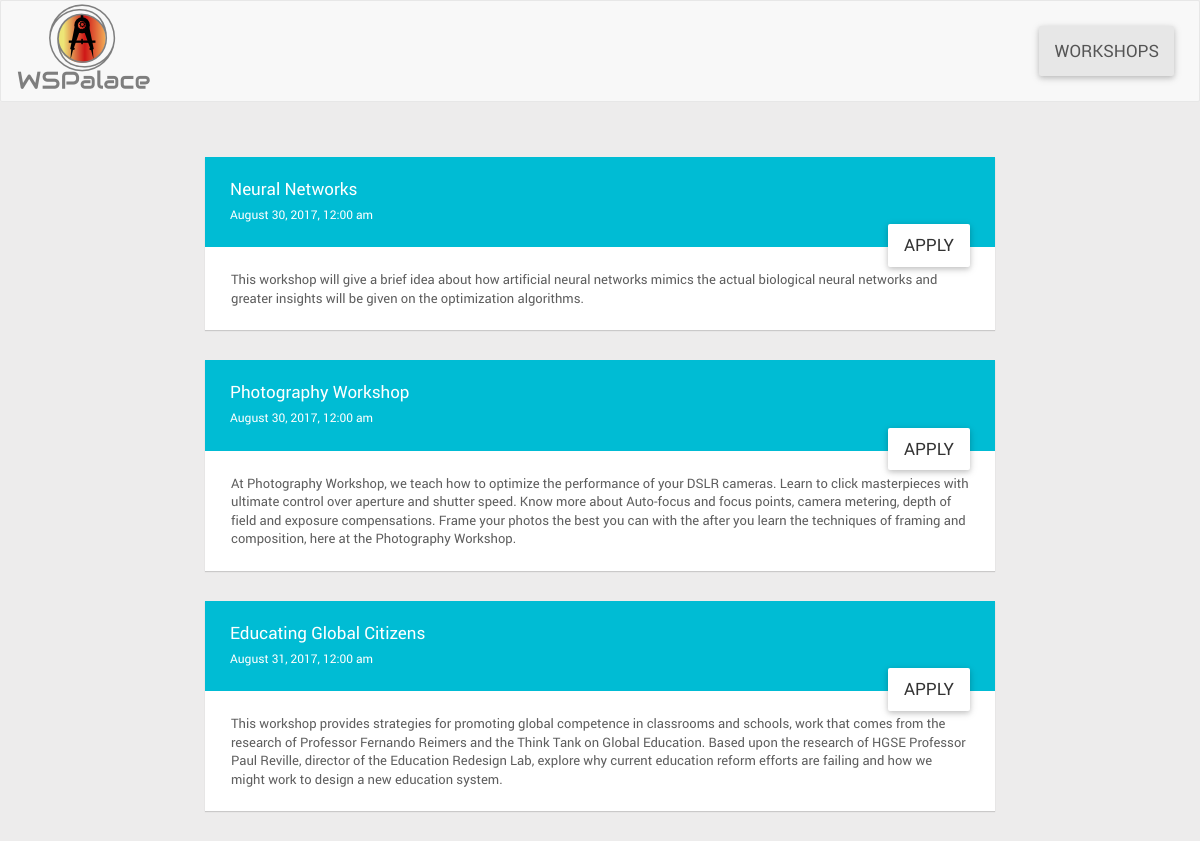
/index.php/workshops/show, run on the app's committed database.
### tables this page shows
CREATE TABLE `workshops` (
  `id` int(15) NOT NULL,
  `title` varchar(25) NOT NULL,
  `description` text NOT NULL,
  `num_seats` int(50) NOT NULL,
  `date` datetime NOT NULL,
  `location` varchar(25) NOT NULL,
  `duration` time NOT NULL,
  `speakers` varchar(100) NOT NULL
);

### application/controllers/Workshops.php (called while the page is built, shortened)
<?php
class Workshops extends CI_Controller {
	function __construct()
    {
        $this->load->model('workshop');
    }
	function show()
	{
		$this->load->view('header');
		if ( ! $this->session->userdata('id'))
        {
        	$data['workshops'] = $this->workshop->get_all_workshops();
            $this->load->view('workshops',$data);
        }
        else
        {
        	$data['workshops'] = $this->workshop->get_relative_workshops($this->session->userdata('id'));
        	$this->load->view('workshops',$data);
        }
		$this->load->view('footer');
	}
}

### index.php (called while the page is built, shortened)
<?php
require_once BASEPATH.'core/CodeIgniter.php';

### application/models/Workshop.php (called while the page is built, shortened)
<?php
class Workshop extends CI_Model
{
	function get_all_workshops()
	{
		$workshop_objects = $this->db->select('*')
					  ->from('workshops')
					  ->get();
		return $workshop_objects->result();
	}
}

### application/views/workshops.php (the view)
<div id="container">
<br><br>
    <div class="row">
        <div class="col-md-2">
        </div>
        <div class="col-md-8">
        <?php if(sizeof($workshops)>0) { ?>
        <?php foreach ($workshops as $key => $value) { ?>
            <div class="card">
                <div class="card-header bgm-cyan">
                    <h2><?php echo $value->title; ?><small><?php echo date("F j, Y, g:i a",strtotime($value->date)); ?></small></h2>
                    <?php if(isset($value->applied)) { ?>
                    <button id="login-btn" type="submit" class="btn btn-default btn-lg pull-right apply-btn" disabled="true">Applied</button>
                    <?php } else { ?>
                    <button id="login-btn" type="submit" class="btn btn-default btn-lg pull-right apply-btn" onclick="apply_to_workshop('<?php echo $value->id ?>','<?php echo $this->session->userdata('id'); ?>')">Apply</button>
                    <?php } ?>
                </div>
                <div class="card-body card-padding">
                    <?php echo $value->description; ?>
                </div>
            </div>
        <?php } }else {?>
        Currently No Workshops are available!!!
        <?php } ?>
        </div>
        <div class="col-md-2">
        </div>
    </div>
</div>

### application/views/header.php (shortened to what this page needs)
<!DOCTYPE html>
<html lang="en">
<head>
    <link href="<?php echo base_url('assets/css/app.min.1.css'); ?>" rel="stylesheet">
    <link href="<?php echo base_url('assets/css/app.min.2.css'); ?>" rel="stylesheet">
    <link href="<?php echo base_url('assets/css/custom.css'); ?>" rel="stylesheet">
</head>
<body>
	<nav class="navbar navbar-default">
  		<div class="container-fluid">
    		<div class="navbar-header">
      			<a class="navbar-left" href="<?php echo base_url(); ?>"><img src="<?php echo base_url('logo.png'); ?>"></a>
    		</div>
    		<ul class="nav navbar-nav pull-right">
      			<li class="active"><a class="btn btn-primary btn-lg" href="<?php echo base_url('workshops'); ?>">Workshops</a></li>
    		</ul>
  		</div>
	</nav>

### application/views/footer.php (shortened to what this page needs)
</body>
</html>

### assets/css/custom.css (style rules this page uses)
.navbar-nav > li > a { margin-top: 25px; margin-bottom: 25px; margin-right: 10px; }

### data on the page
workshops: title "Neural Networks", date "August 30, 2017, 12:00 am", description "This workshop will give a brief idea about how artificial neural networks mimics the actual biological neural networks and greater insights will be given on the optimization algorithms."
workshops: title "Photography Workshop", date "August 30, 2017, 12:00 am", description "At Photography Workshop, we teach how to optimize the performance of your DSLR cameras. Learn to click masterpieces with ultimate control over aperture and shutter speed. Know more about Auto-focus and focus points, camera metering, depth of field and exposure compensations. Frame your photos the best you can with the after you learn the techniques of framing and composition, here at the Photography Workshop."
workshops: title "Educating Global Citizens", date "August 31, 2017, 12:00 am", description "This workshop provides strategies for promoting global competence in classrooms and schools, work that comes from the research of Professor Fernando Reimers and the Think Tank on Global Education. Based upon the research of HGSE Professor Paul Reville, director of the Education Redesign Lab, explore why current education reform efforts are failing and how we might work to design a new education system."
